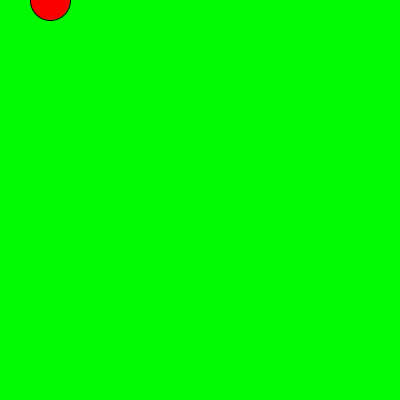
Frame 1 (no input)
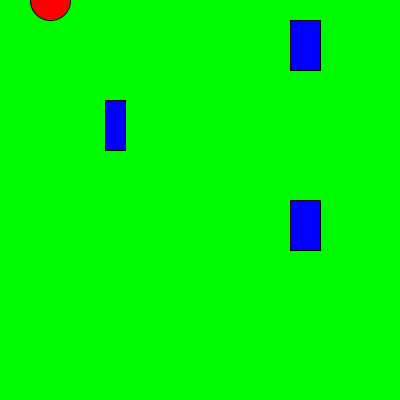
Frame 60 (the mouse pressed at the canvas centre just before this capture)
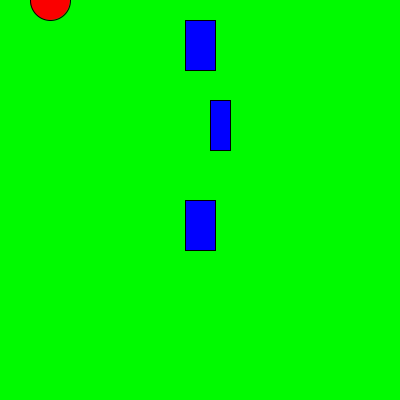
Frame 120 (the mouse held since frame 60 and released just before this capture)

The Processing sketch that drew these frames (run headless with seeded random() and noise(); from frame 60 on, the mouse is pressed at the canvas centre):

// Processing sketch: frogger
// ── frogger.pde
void setup()
{
  size(400, 400);
}
Car c1 = new Car(400, 20, 30,5);
Car c2 = new Car(400, 100, 20,-5);
Car c3 = new Car(400, 200, 30,5);
int bx = 50;
int by = 0;
int h = 10;
void draw()
{
  background(0, 250, 0);
  fill(250, 0, 0);
  ellipse(bx, by, 40, 40);
  border();
  c1.display();
  c2.display();
  c3.display();
  c1.move();
  c2.move();
  c3.move();
  if(c1.intersects(c1) == true)
  {
  bx = 50;
  by = 0;
  }
  if(c2.intersects(c2) == true)
  {
  bx = 50;
  by = 0;
  }
  if(c3.intersects(c3) == true)
  {
  bx = 50;
  by = 0;
  }
  
}

void keyPressed()
{
  if (key == CODED) {
    if (keyCode == UP)
    {
      by-=h;
    } else if (keyCode == DOWN)
    {
      by+=h;
    } else if (keyCode == RIGHT)
    {
      bx+=h;
    } else if (keyCode == LEFT)
    {
      bx-=h;
    }
  }
}

void border()
{
  if (bx>400)
  {
    bx-=h;
  }
  if (by>400)
  {
    by-=h;
  }
  if (bx<0)
  {
    bx+=h;
  }
  if (by<0)
  {
    by+=h;
  }
}
// ── car.pde
class Car
{
  int x;
  int y;
  int s;
  int d;

  void display() 
  {
    fill(0, 0, 255);
    rect(x, y, s, 50);
  }
  void move()
  {
    x+=d;
    if (x<0)
    {
      x=400;
    }
    if (x>400)
    {
      x=0;
    }
  }
  Car(int a, int b, int c,int d)
  {
    x = a;
    y = b;
    s = c;
    this.d = d;
  }
  int getY()
  {
    return this.y;
  }
  int getX()
  {
    return this.x;
  }
  int getSize()
  {
    return this.s;
  }
  
  boolean intersects(Car car) {
    if ((by> car.getY() && by < car.getY()+50) && (bx > car.getX() && bx < car.getX()+car.getSize()))
    {
      return true;
    } else 
    {
      return false;
    }
  }
}
